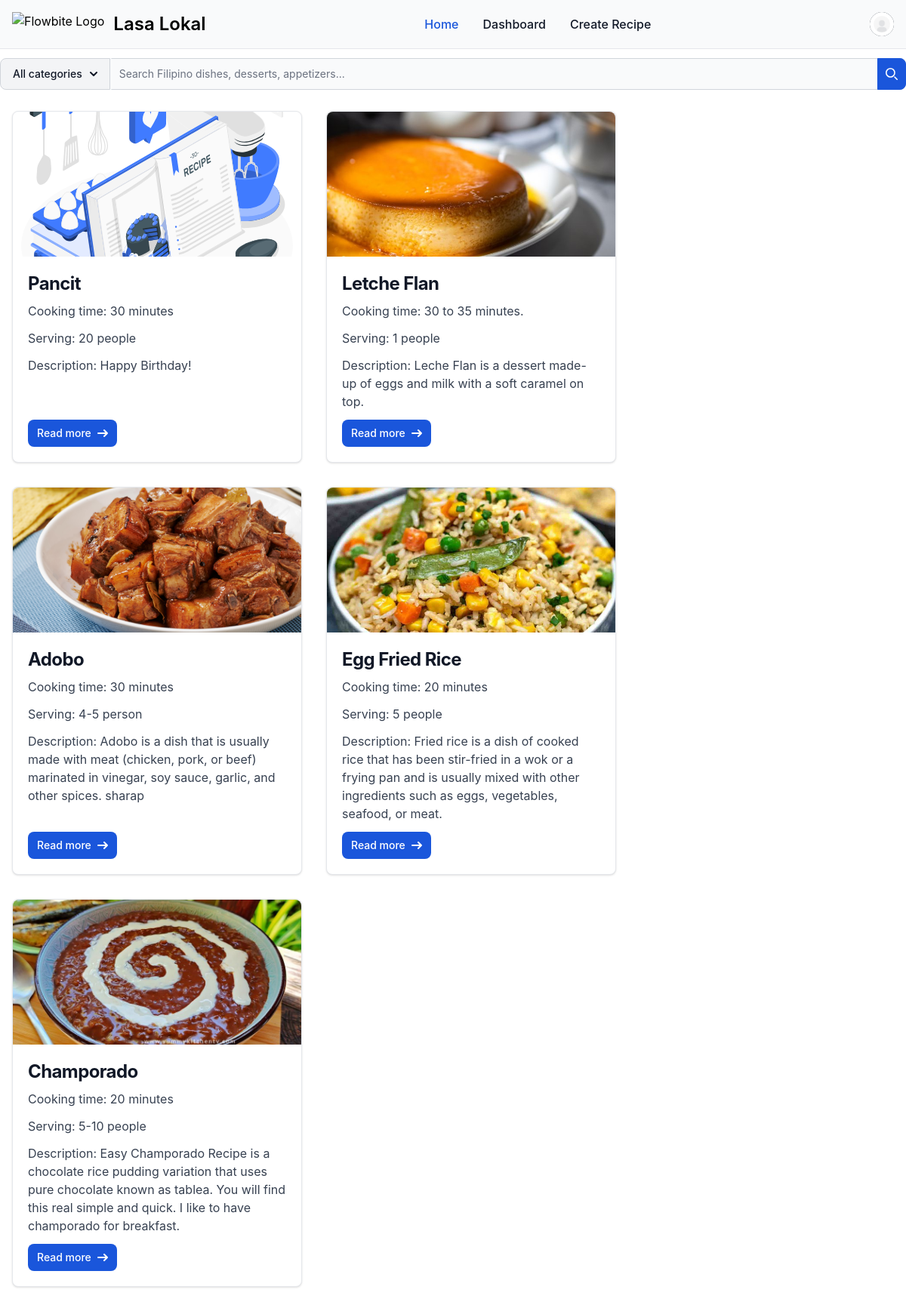
The app's page /recipe/ (signed in), older data.
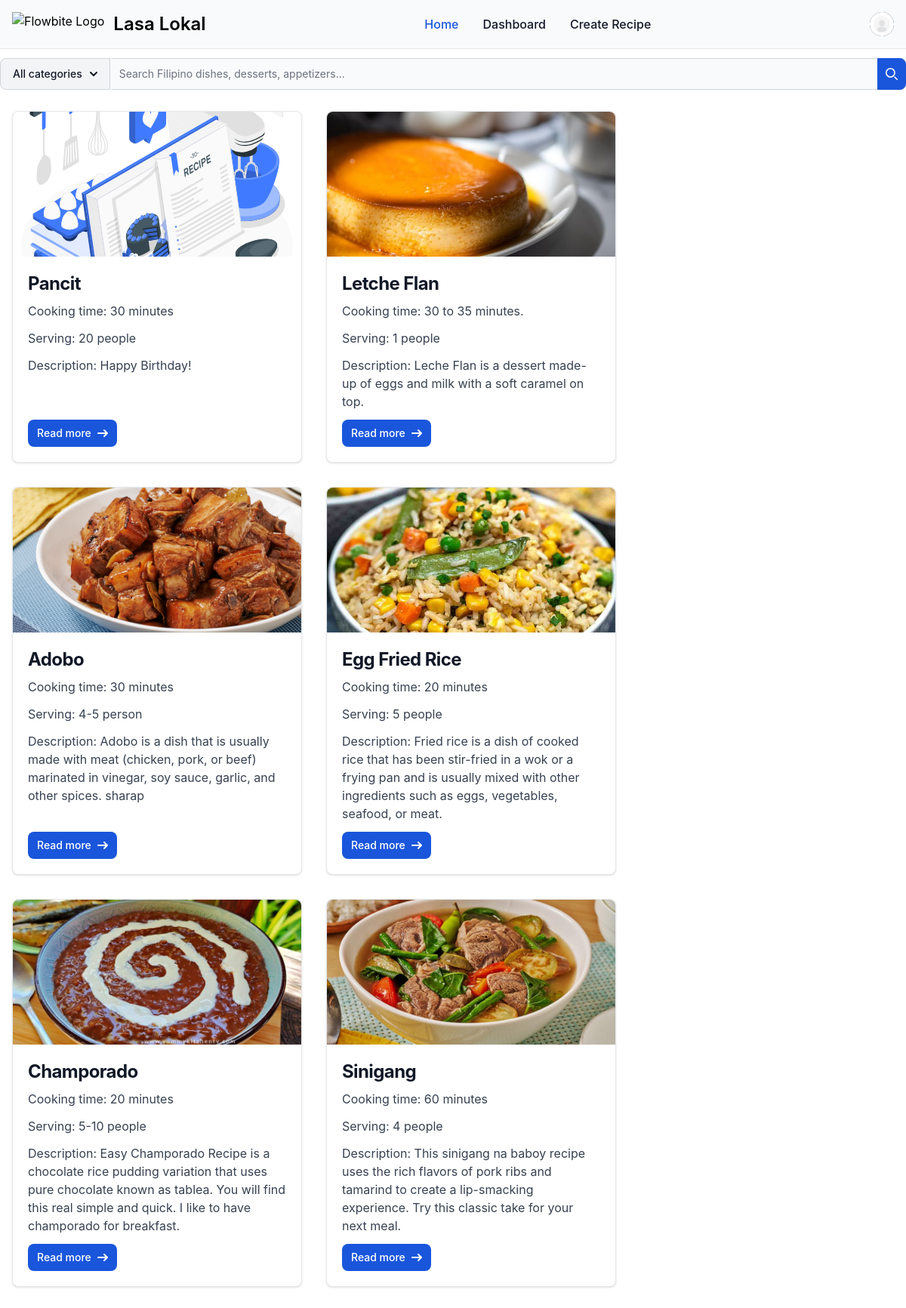
The same page, newer data.
### recipe/models.py (models this page shows, shortened)
class Recipe(models.Model):
    category = models.ForeignKey(Category, on_delete=models.CASCADE, related_name="category")
    created_by = models.ForeignKey(User, on_delete=models.CASCADE, related_name="created_by")
    name = models.CharField(max_length=100)
    image = models.ImageField(upload_to='recipe_images', default='default_recipe_image.svg', blank=True, null=True)
    description = models.TextField()
    cook_time = models.CharField(max_length=100)
    serving = models.CharField(max_length=100)
    created_at = models.DateTimeField(auto_now_add=True)
    updated_at = models.DateTimeField(auto_now_add=True)

### recipe/views.py (the view)
# urls.py: path('', views.view_recipes, name='view_recipes'),
@login_required
def view_recipes(request):
    query = request.GET.get('query', '')
    category_id = request.GET.get('category', 0)
    categories = Category.objects.all()
    recipes = Recipe.objects.all()
    if category_id:
        recipes = recipes.filter(category_id=category_id)
    if query:
        recipes = recipes.filter(Q(name__icontains=query) | Q(description__icontains=query))
    return render(request, 'recipe/view_recipes.html', {
        'title': 'Recipes',
        'recipes': recipes,
        'categories': categories,
    })

### recipe/templates/recipe/view_recipes.html (shortened to what the changed rows need)
{% extends 'main/base.html' %}
{% load static %}
{% block content %}
<div class = "max-w-screen-xl mx-auto my-3">
    <div class="mt-3">
        {% if recipes %}
        <div class="flex flex-wrap">
            {% for recipe in recipes %}
                <div class="w-full max-w-sm m-4 bg-white border border-gray-200 rounded-lg shadow dark:bg-gray-800 dark:border-gray-700 flex flex-col">
                    <a href="{% url 'recipe:view_recipe_detail' recipe_primary_key=recipe.id %}">
                        <img class="w-full h-48 object-cover rounded-t-lg" src="{{ recipe.image.url }}" alt="" />
                    </a>
                    <div class="p-5 flex flex-col h-full">
                        <div class="flex-1">
                            <a href="#">
                                <h5 class="mb-2 text-2xl font-bold tracking-tight text-gray-900 dark:text-white">{{ recipe.name }}</h5>
                            </a>
                            <p class="mb-3 font-normal text-gray-700 dark:text-gray-400">Cooking time: {{ recipe.cook_time }}</p>
                            <p class="mb-3 font-normal text-gray-700 dark:text-gray-400">Serving: {{ recipe.serving }}</p>
                            <p class="mb-3 font-normal text-gray-700 dark:text-gray-400">Description: {{ recipe.description }}</p>
                        </div>
                        <div class="mt-auto">
                            <a href="{% url 'recipe:view_recipe_detail' recipe_primary_key=recipe.id %}" class="inline-flex items-center px-3 py-2 text-sm font-medium text-center text-white bg-blue-700 rounded-lg hover:bg-blue-800 focus:ring-4 focus:outline-none focus:ring-blue-300 dark:bg-blue-600 dark:hover:bg-blue-700 dark:focus:ring-blue-800">
                                Read more
                                <svg class="rtl:rotate-180 w-3.5 h-3.5 ms-2" aria-hidden="true" xmlns="http://www.w3.org/2000/svg" fill="none" viewBox="0 0 14 10">
                                    <path stroke="currentColor" stroke-linecap="round" stroke-linejoin="round" stroke-width="2" d="M1 5h12m0 0L9 1m4 4L9 9"/>
                                </svg>
                            </a>
                        </div>
                    </div>
                </div>
            {% endfor %}
        </div>
        {% endif %}
    </div>
</div>
{% endblock %}

Row changes from the older to the newer data that the page shows:
added Recipe: image (picture), name "Sinigang", cook_time "60 minutes", serving "4 people", description "This sinigang na baboy recipe uses the rich flavors of pork ribs and tamarind to create a lip-smacking experience. Try this classic take for your next meal."
